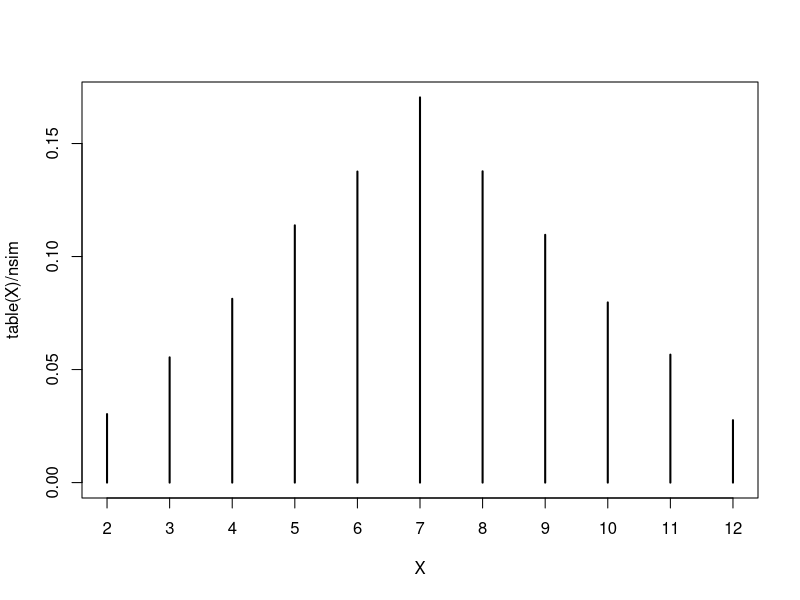
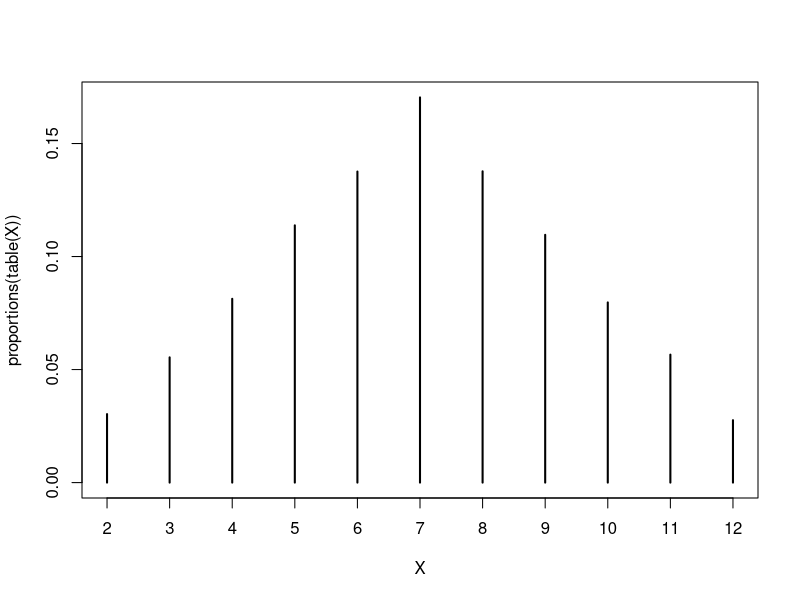
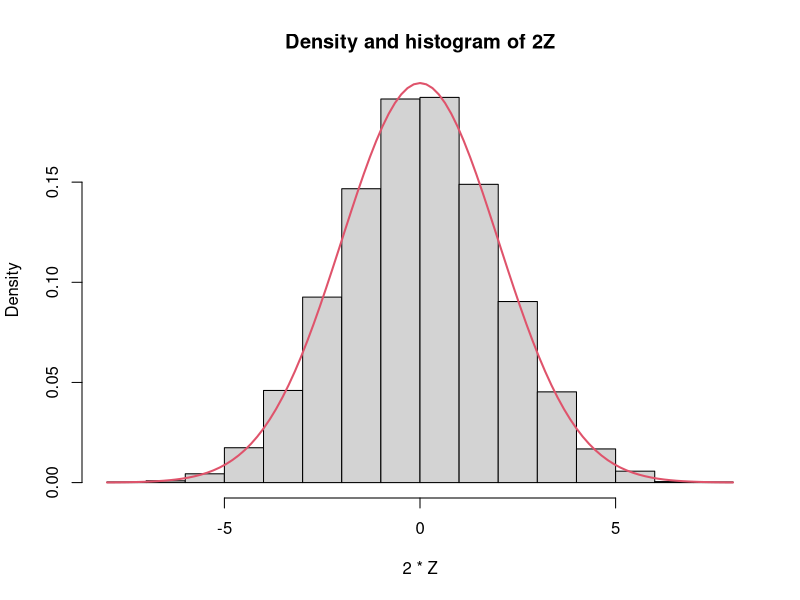
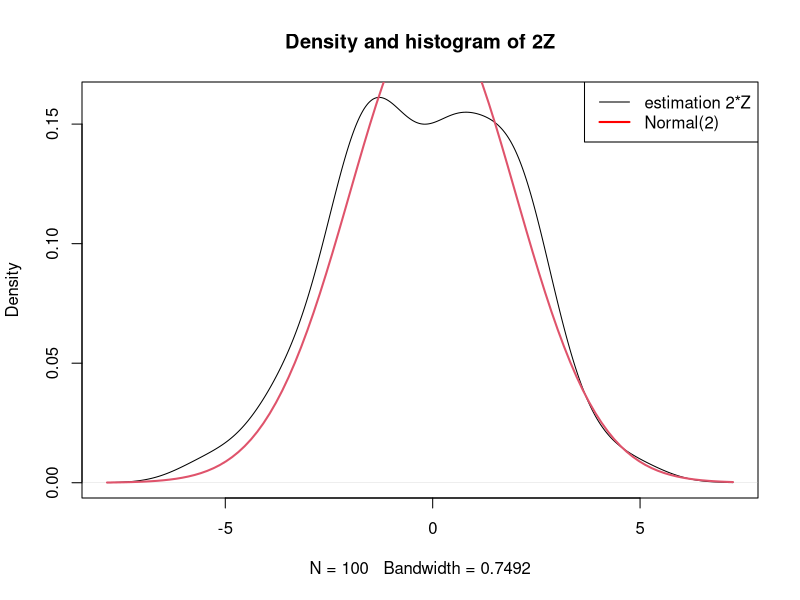
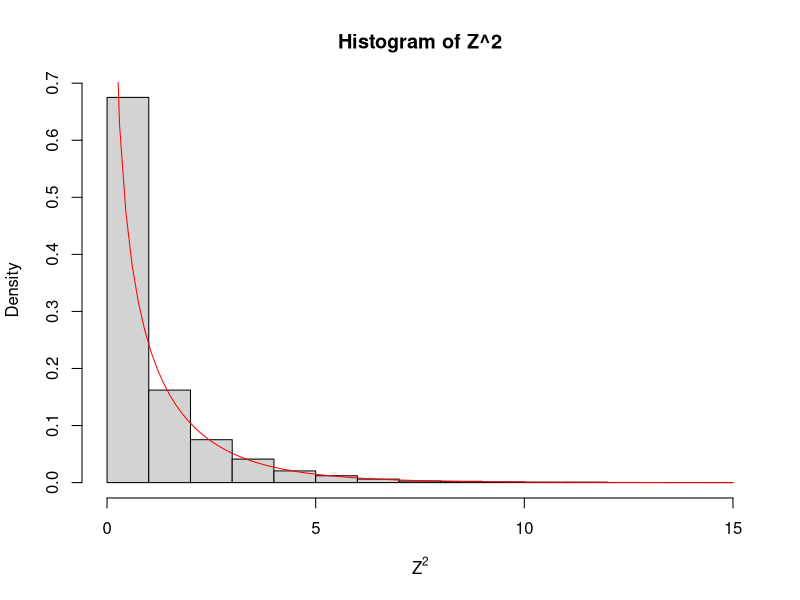
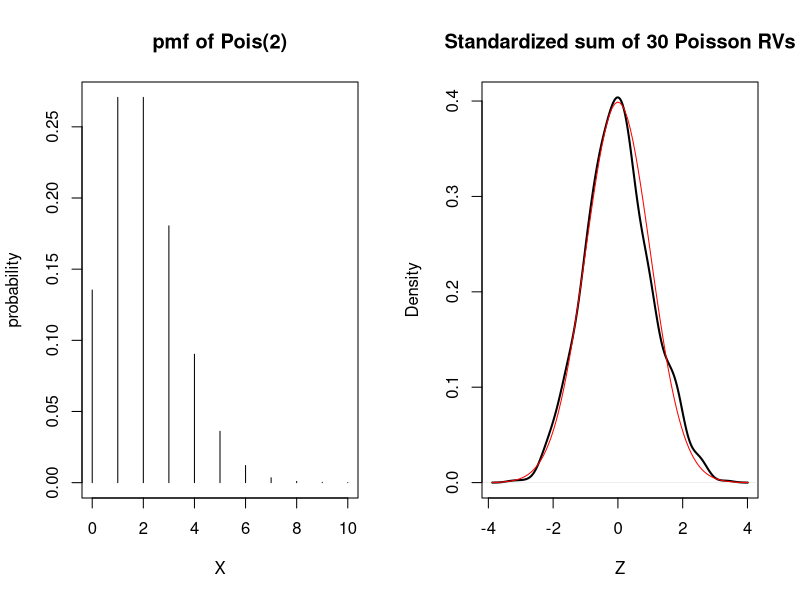

These charts were generated, in order, by the following R code:
###########################################################################
###### Probability, Statistics, and Data A Fresh Approach Using R    ######
###### By Darrin Speegle and Bryan Clair                             ######
###### online textbook:                                              ######
###### https://mathstat.slu.edu/~speegle/_book/preface.html          ######
###########################################################################

#############################################################
############ Chapter 5 Simulation of Random Variables #######
#############################################################


# 5.1 Estimating probabilities
# Example 5.1
# Let Z be a standard normal random variable. Estimate P(Z>1).
Z <- rnorm(10000, 0, 1)
Z
Z > 1
mean(Z > 1)        # estimation 
1 - pnorm(1, 0, 1) # exact answer



# Example 5.2
# Let  Z be a standard normal RV. Estimate P(Z^2>1).
Z <- rnorm(10000)
mean(Z^2 > 1)



# Example 5.3
# Let X be a normal random variable with mean 5 and standard deviation 2. 
# Estimate the mean and standard deviation of X. 
X = rnorm(10000, 5, 2)
mean(X)
sd(X)



# Example 5.5
# Let X and Y be independent standard normal random variables. Estimate P(XY>1).
X <- rnorm(10000)
Y <- rnorm(10000)
mean(X*Y>1)




# Example 5.6
# Suppose that two dice are rolled, and their sum is denoted as $X$. Estimate the
# pmf of $X$ via simulation. Estimate $P(X=5)$.
nsim <- 10000
X = replicate(nsim, {
  roll <- sample(1:6, 2, replace = TRUE)
  sum(roll)
})
mean(X == 5)
# It is possible to repeat this approach for each value  2, 3, ..., 12 but that
# would take a long time. Instead we use table function. 
table(X)/nsim
# PMF
plot(table(X)/nsim)
# or
plot(proportions(table(X)))


# Example 5.11
# Compare the pdf of 2Z, where  Z ~ N(0,1) to the pdf of a normal random variable
# X ~ N(0,2).

# histogram 
Z = rnorm(10000, 0, 1)
hist(2 * Z, probability = TRUE,
     main = "Density and histogram of 2Z")
x <- seq(-10, 10, .1)
curve(dnorm(x, 0, 2), add=TRUE,  col = 2, lwd=2)

# density
Z = rnorm(100, 0, 1)
plot(density(2 * Z), main = "Density and histogram of 2Z")
x <- seq(-10, 10, .1)
curve(dnorm(x, 0, 2), add=TRUE,  col = 2, lwd=2)
legend("topright",
       col = c("black", "red"),
       lwd = c(1,2),
       legend = c("estimation 2*Z", "Normal(2)"))





# Example 5.15
# Let Z be a standard normal RV. Find the pdf of  Z^2 and compare it to the
# pdf of a chi^2 RV with one df on the same plot.
Z <- rnorm(10000)
hist(Z^2,
     probability = T,
     xlab = expression(Z^2)
)
curve(dchisq(x, df = 1), add = TRUE, col = "red")



# Example 5.21
# Let X_1, ... X_30 be independent Poisson random variables with rate 2. 
# From our knowledge of the Poisson distribution, each X_i has mean mu = 2 and
# standard deviation sigma = sqrt{2}. In R, show that frac{\bar{X}-2}{\sqrt{2} / \sqrt{30}} 
# will be approximately normal with mean 0 and standard deviation 1. 

Z <- replicate(1000, {
  X <-rpois(30, 2)
  Xbar <- mean(X)
  (Xbar - 2) / (sqrt(2) / sqrt(30))
})

# plot
par(mfrow = c(1,2))
# poisson(2)
plot(x = 0:10, y = dpois(0:10, 2),
     type = "h",
     ylab = "probability",
     xlab = "X",
     main = "pmf of Pois(2)")
# CLT
plot(density(Z),
     main = "Standardized sum of 30 Poisson RVs",
     xlab = "Z",
     lwd = 2)
curve(dnorm(x), add = TRUE, col = "red")
# legend(
#   "topright",
#   col = c("black", "red"),
#   legend = c("estimation", "Normal(0,sqrt(2))"), lwd = c(2, 1))



# Example 5.30
# Let X_1, ..., X_5 be a random sample from a normal distribution with mean 1
# and variance 4. Compute bar{X} based on the random sample.
set.seed(12)

mean(rnorm(5, 1, 2)) 

mean_5 <- replicate(10000, mean(rnorm(5, 1, 2)))
mean(mean_5)



# Example 5.31
# Let X_1, ..., X_5 be a random sample from a normal distribution with mean 1 and
# variance 4. Estimate the variance sigma^2 using S^2.
sd(rnorm(5, 1, 2))^2

mean(replicate(10000, sd(rnorm(5, 1, 2))^2))




# # 5.5.1 Chi-Squared Distribution
# # Summation of 2 Chi-Squared Distributions is a Chi-Squared Distribution
# X <- rchisq(10000, 2)
# Y <- rchisq(10000, 3)
# hist(X + Y,
#      probability = TRUE,
#      main = "Sum of chi^2 random variables"
# )
# curve(dchisq(x, df = 5), add = TRUE, col = "red")
# 
# 
# # n = 4, mu = 5, sigma = 9
# # sample variance: (n - 1)/sigma^2 * S^2
# S2 <- replicate(10000, 3 / 81 * sd(rnorm(4, 5, 9))^2)
# hist(S2,
#      probability = TRUE,
#      main = "Sample variance compared to chi^2",
#      xlab = expression(S^2),
#      ylim = c(0, .25)
# )
# curve(dchisq(x, df = 3), add = TRUE, col = "red")
# 
# 
# 
# # 5.5.2 The t distribution





